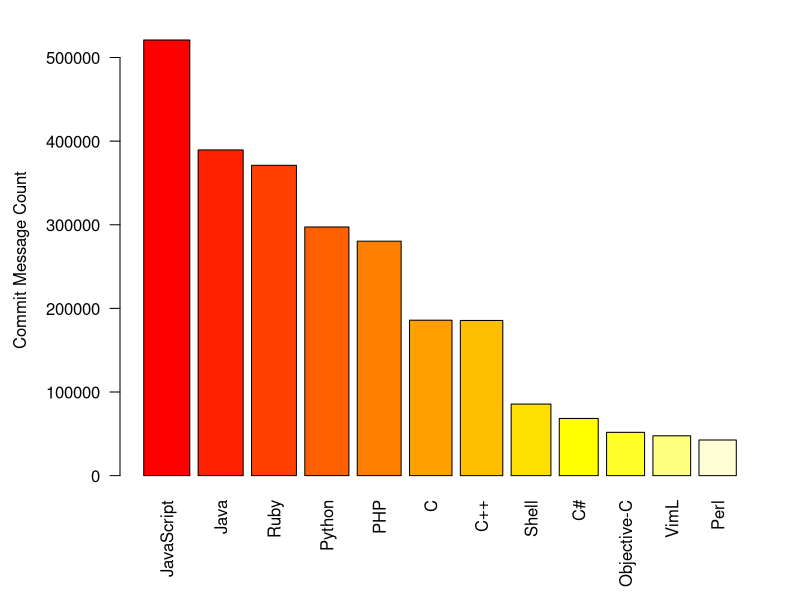

Reproduce this figure in R.
# comment.char = "" must be set due to # char in C# 
tcir = read.table("included_languages.csv", sep=",", header=TRUE, comment.char = "")
sorted_by_ratio <- tcir[with(tcir, order(-cntlang, repository_language)), ]

png(filename="included-languages-commit-counts.png",
    width = 800, height = 600, units = "px", pointsize = 14
)

# suppress scientific notation of numbers
options(scipen=3)

# vertical labels: las=2, margins: mar=c(bottom, left, top, right)
par(las=2, mar=c(6, 6, 2, 2),mgp=c(4.5,1,0))
bp <- barplot(sorted_by_ratio$cntlang,
    ylab="Commit Message Count",
    names.arg=sorted_by_ratio$repository_language,
    col=heat.colors(nrow(tcir)),
    log(sorted_by_ratio$cntlang)
)

# close device
dev.off()
